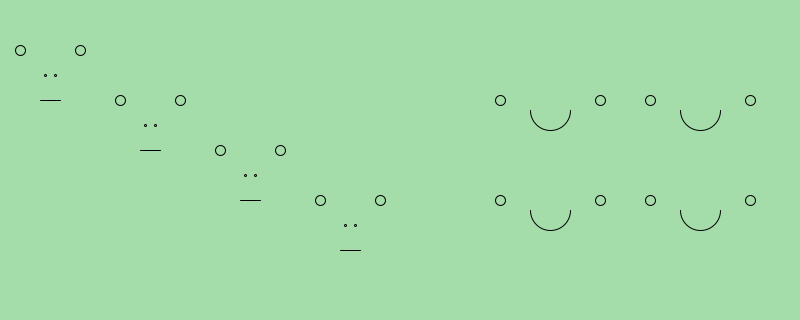
Frame 1 (no input)
Frame 60 (the mouse pressed at the canvas centre just before this capture): identical to frame 1, image omitted
Frame 120 (the mouse held since frame 60 and released just before this capture): identical to frame 1, image omitted

The Processing sketch that drew this single still picture (run headless with seeded random() and noise(); from frame 60 on, the mouse is pressed at the canvas centre):

// Processing sketch: sketch_03_params
// ── sketch_03_params.pde
void setup()
{
  size(800,320);
}
void draw()
{
  background(164 ,221,169  );
  drawMonkeyFace(50,50);
  drawMonkeyFace(150,100);
  drawMonkeyFace(250,150);
  drawMonkeyFace(350,200);
  
  drawPufferfishFace(550,100);
  drawPufferfishFace(550,200);
  drawPufferfishFace(700,100);
  drawPufferfishFace(700,200);
}

void drawMonkeyFace(float x, float y)
{
  noFill();
  ellipse(x - 30,y,10,10);
  
  ellipse(x + 30,y,10,10);
  
  ellipse(x -5,y+25,2,2);
  ellipse(x +5,y+25,2,2);
  
  line(x -10,y+50,x+10,y+50);
}
void drawPufferfishFace(float x,float y)
{
  noFill();
  ellipse(x - 50,y,10,10);
  
  ellipse(x + 50,y,10,10);
  
  arc(x, y+10, 40, 40, 0, PI);
}
